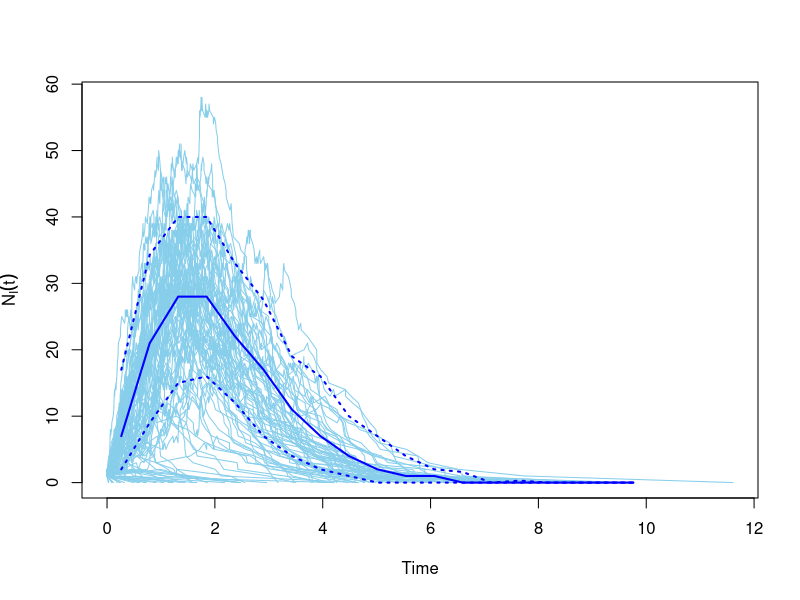

This chart was generated by the following R code:
library(igraph)


### Name: plot.sir
### Title: Plotting the results on multiple SIR model runs
### Aliases: plot.sir
### Keywords: graphs

### ** Examples


g <- sample_gnm(100, 100)
sm <- sir(g, beta=5, gamma=1)
plot(sm)
